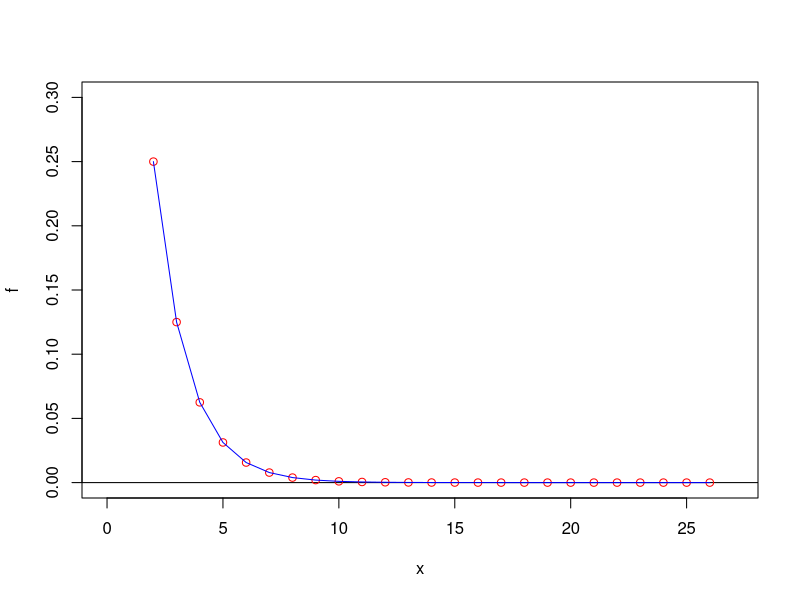

Source code (R):

# -------------------------------------------------------------------------------------
# Código realizado por: 
# * Natalia Navas
# * Jorge Salgado 
# * Sebastián Santamaría
# -------------------------------------------------------------------------------------
# Clase análisis numérico mier-vier 1903
# -------------------------------------------------------------------------------------

biseccion = function(f, xa, xb, tol)
{
  if( sign(f(xa)) == sign(f(xb)) ){ stop("f(xa) y f(xb) tienen el mismo signo") 
  }
  
  a = xa; b = xb
  k = 0
  dx = 0
  
  # Listas que contendrán los valores a graficar
  listaErrorAnt = c()
  listaIteraciones = c()
  listaErrorAct = c()
  
  #Par imprimir estado
  cat("----------------------------------------------------------\n")
  cat(formatC( c("a","b","m","Error est.","Error ant."), width = -15, format = "f", flag = " "), "\n")
  cat("----------------------------------------------------------\n")
  
  repeat
  {
    # Contador de iteraciones
    k=k+1
    m = a + 0.5*(b-a)
    if( f(m)==0 )
    { 
      cat("Cero de f en [",xa,",",xb,"] es: ", m ) 
    }
    if( sign(f(a)) != sign(f(m)) )
    {
      b = m
    } else { a = m }
    eAnterior = dx
    dx = (b-a)/2
    
    #Aquí se inserta el error relativo en la lista 
    if(k>1){
      listaErrorAnt = c(listaErrorAnt , eAnterior)
      listaIteraciones = c(listaIteraciones, k)
      listaErrorAct = c(listaErrorAct, dx)
    }
    
    # imprimir estado
    cat(formatC( c(a,b,m,dx,eAnterior), digits=7, width = -15, format = "f", flag = " "), "\n")
    
    #until
    if( dx < tol )
    {
      cat("----------------------------------------------------------\n\n")
      cat("Cero de f en [",xa,",",xb,"] es approx: ", m, "con error <=", dx, " El numero de iteraciones es: ", k)
      break;
    }
  } #repeat
  
  # Inserción de puntos y líneas en la gráfica
  points(listaIteraciones, listaErrorAnt, col = "red")
  lines(listaIteraciones, listaErrorAnt, col = "blue")
  # Grafica de error actual vs error anterior (Comentar 2 lineas anteriores
  # y descomentar 2 lineas siguientes, cambiar xlim=c(0,0.13))
  # points(listaErrorAct, listaErrorAnt, col = "red")
  # lines(listaErrorAct, listaErrorAnt, col = "blue")
}


## Pruebas
f = function(x) ((x^3)+(5*x)-1)
#curve(f, -2,30, col ="red"); abline(h=0, v=0) #gráfico para decidir un intervalo
plot(f, xlim=c(0,27), ylim=c(0,0.3), col = "white")
abline(h=0,col="black")
biseccion(f, 0, 1, 0.00000001)